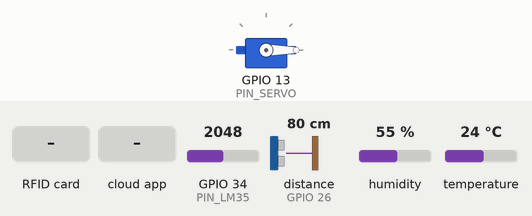
Recording of a sketch running on a simulated ESP32. Parts: servo. Inputs (shaded band) come from the test bench; at power-on: GPIO 34 (PIN_LM35) = 2048, distance to the obstacle (sensor on GPIO 26) 80 cm, humidity 55 %, temperature 24 °C (analog values on the 0–4095 scale). The echo pulse lasts 58.3 µs per cm; WiFi joins after 1.5 s; servers stay silent unless stated; no MQTT or app messages arrive unless stated; what the sketch prints to the serial monitor is not drawn.

Above: at 2.7 s.
2.8 s: RFID card A3 7F 2C 91 held to the reader
At 3.9 s:
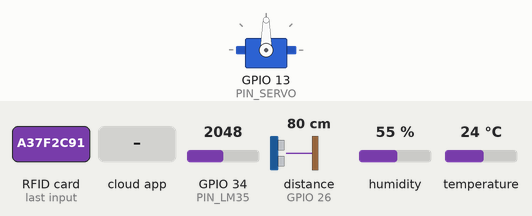
7.4 s: the phone or cloud app sets sensores.servo to 1
At 8.2 s:
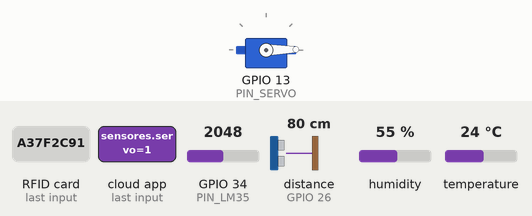
Timing chart, 0 to 10.4 s (numbered marks = the images above; inputs shaded):
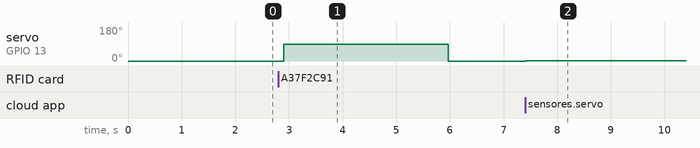

The sketch:

plantilla_sensores_adafruit.ino
```cpp
#include <WiFi.h>
#include <SPI.h>
#include <MFRC522.h>
#include <DHT.h>
#include <ESP32Servo.h>
#include "Adafruit_MQTT.h"
#include "Adafruit_MQTT_Client.h"

#define WLAN_SSID       "TU_WIFI"
#define WLAN_PASS       "TU_CLAVE_WIFI"

#define AIO_SERVER      "io.adafruit.com"
#define AIO_SERVERPORT  1883
#define AIO_USERNAME    "TU_USUARIO_AIO"
#define AIO_KEY         "TU_AIO_KEY"

const int PIN_TRIG  = 25;
const int PIN_ECHO  = 26;

const int PIN_LM35  = 34;

const int PIN_LDR   = 35;

const int PIN_DHT   = 4;

const int PIN_SERVO = 13;

const int PIN_SS    = 5;
const int PIN_RST   = 22;
const int PIN_SCK   = 18;
const int PIN_MISO  = 19;
const int PIN_MOSI  = 23;

#define TIPO_DHT DHT11

const unsigned long INTERVALO_ENVIO = 15000;
const unsigned long INTERVALO_PING  = 60000;
const unsigned long TIEMPO_ABIERTO  = 3000;

DHT dht(PIN_DHT, TIPO_DHT);
Servo miServo;
MFRC522 lector(PIN_SS, PIN_RST);

byte uidAutorizado[4] = {0xA3, 0x7F, 0x2C, 0x91};

WiFiClient client;
Adafruit_MQTT_Client mqtt(&client, AIO_SERVER, AIO_SERVERPORT, AIO_USERNAME, AIO_KEY);

Adafruit_MQTT_Publish feedDistancia = Adafruit_MQTT_Publish(&mqtt, AIO_USERNAME "/feeds/sensores.distancia");
Adafruit_MQTT_Publish feedLM35      = Adafruit_MQTT_Publish(&mqtt, AIO_USERNAME "/feeds/sensores.lm35");
Adafruit_MQTT_Publish feedLuz       = Adafruit_MQTT_Publish(&mqtt, AIO_USERNAME "/feeds/sensores.luz");
Adafruit_MQTT_Publish feedTempDHT   = Adafruit_MQTT_Publish(&mqtt, AIO_USERNAME "/feeds/sensores.temperatura");
Adafruit_MQTT_Publish feedHumedad   = Adafruit_MQTT_Publish(&mqtt, AIO_USERNAME "/feeds/sensores.humedad");
Adafruit_MQTT_Publish feedRFID      = Adafruit_MQTT_Publish(&mqtt, AIO_USERNAME "/feeds/sensores.rfid");

Adafruit_MQTT_Subscribe feedServo   = Adafruit_MQTT_Subscribe(&mqtt, AIO_USERNAME "/feeds/sensores.servo");

unsigned long ultimoEnvio = 0;
unsigned long ultimoPing = 0;
unsigned long momentoApertura = 0;
bool puertaAbierta = false;

void servoCallback(char *data, uint16_t len) {
  Serial.print(F("Mensaje recibido: "));
  Serial.println(data);
  int angulo = atoi(data);
  angulo = constrain(angulo, 0, 180);
  miServo.write(angulo);
}

void MQTT_connect() {
  int8_t ret;
  if (mqtt.connected()) {
    return;
  }
  Serial.print(F("Conectando a MQTT... "));
  while ((ret = mqtt.connect()) != 0) {
    Serial.println(mqtt.connectErrorString(ret));
    Serial.println(F("Reintentando en 5 segundos..."));
    mqtt.disconnect();
    delay(5000);
  }
  Serial.println(F("MQTT conectado"));
}

void publicarNumero(Adafruit_MQTT_Publish &feed, float valor, const char *nombre) {
  Serial.print(nombre);
  Serial.print(": ");
  Serial.print(valor);
  if (feed.publish((double)valor)) {
    Serial.println(F("  -> publicado"));
  } else {
    Serial.println(F("  -> fallo al publicar"));
  }
}

float leerDistanciaCm() {
  digitalWrite(PIN_TRIG, LOW);
  delayMicroseconds(2);
  digitalWrite(PIN_TRIG, HIGH);
  delayMicroseconds(10);
  digitalWrite(PIN_TRIG, LOW);

  long duracion = pulseIn(PIN_ECHO, HIGH, 30000);
  if (duracion == 0) {
    return -1.0;
  }
  return duracion * 0.0343 / 2.0;
}

float leerTemperaturaLM35() {
  float suma = 0;
  for (int i = 0; i < 20; i = i + 1) {
    suma = suma + analogReadMilliVolts(PIN_LM35);
    delay(5);
  }
  float promedioMv = suma / 20.0;
  return promedioMv / 10.0;
}

float leerLuzPorcentaje() {
  int valorCrudo = analogRead(PIN_LDR);
  return (valorCrudo / 4095.0) * 100.0;
}

bool esAutorizada() {
  if (lector.uid.size != 4) {
    return false;
  }
  for (byte i = 0; i < 4; i = i + 1) {
    if (lector.uid.uidByte[i] != uidAutorizado[i]) {
      return false;
    }
  }
  return true;
}

void revisarRFID() {
  if (!lector.PICC_IsNewCardPresent()) {
    return;
  }
  if (!lector.PICC_ReadCardSerial()) {
    return;
  }

  String uidTexto = "";
  for (byte i = 0; i < lector.uid.size; i = i + 1) {
    if (lector.uid.uidByte[i] < 0x10) {
      uidTexto = uidTexto + "0";
    }
    uidTexto = uidTexto + String(lector.uid.uidByte[i], HEX);
  }
  uidTexto.toUpperCase();

  Serial.print(F("UID leido: "));
  Serial.println(uidTexto);

  if (esAutorizada()) {
    Serial.println(F("Acceso permitido"));
    miServo.write(90);
    puertaAbierta = true;
    momentoApertura = millis();
    feedRFID.publish("PERMITIDO");
  } else {
    Serial.println(F("Acceso denegado"));
    feedRFID.publish("DENEGADO");
  }

  lector.PICC_HaltA();
  lector.PCD_StopCrypto1();
}

void cerrarPuertaSiCorresponde() {
  if (puertaAbierta && (millis() - momentoApertura >= TIEMPO_ABIERTO)) {
    miServo.write(0);
    puertaAbierta = false;
  }
}

void enviarSensores() {
  float distancia = leerDistanciaCm();
  if (distancia >= 0) {
    publicarNumero(feedDistancia, distancia, "Distancia (cm)");
  } else {
    Serial.println(F("Distancia: sin objeto en rango"));
  }

  float temperaturaLM35 = leerTemperaturaLM35();
  publicarNumero(feedLM35, temperaturaLM35, "LM35 (C)");

  float luz = leerLuzPorcentaje();
  publicarNumero(feedLuz, luz, "Luz (%)");

  float humedad = dht.readHumidity();
  float temperaturaDHT = dht.readTemperature();
  if (isnan(humedad) || isnan(temperaturaDHT)) {
    Serial.println(F("Error al leer el DHT11"));
  } else {
    publicarNumero(feedTempDHT, temperaturaDHT, "DHT11 temperatura (C)");
    publicarNumero(feedHumedad, humedad, "DHT11 humedad (%)");
  }
}

void setup() {
  Serial.begin(115200);
  delay(10);

  pinMode(PIN_TRIG, OUTPUT);
  pinMode(PIN_ECHO, INPUT);
  analogReadResolution(12);
  dht.begin();

  miServo.setPeriodHertz(50);
  miServo.attach(PIN_SERVO, 500, 2400);
  miServo.write(0);

  SPI.begin(PIN_SCK, PIN_MISO, PIN_MOSI, PIN_SS);
  lector.PCD_Init();

  Serial.println(F("Conectando a Wi-Fi..."));
  WiFi.begin(WLAN_SSID, WLAN_PASS);
  while (WiFi.status() != WL_CONNECTED) {
    delay(500);
    Serial.print(".");
  }
  Serial.println(F("\nWi-Fi conectado"));

  feedServo.setCallback(servoCallback);
  mqtt.subscribe(&feedServo);
}

void loop() {
  MQTT_connect();

  mqtt.processPackets(100);

  revisarRFID();
  cerrarPuertaSiCorresponde();

  if (millis() - ultimoEnvio >= INTERVALO_ENVIO) {
    ultimoEnvio = millis();
    enviarSensores();
  }

  if (millis() - ultimoPing >= INTERVALO_PING) {
    ultimoPing = millis();
    if (!mqtt.ping()) {
      mqtt.disconnect();
    }
  }
}
```

Measured:
- after the input at 2.8 s, servo on GPIO 13 (PIN_SERVO): 0° → 90° after 0.10 s, → 0° 3.1 s later
- after the input at 7.4 s, servo on GPIO 13 (PIN_SERVO): 0° → 1° at once
